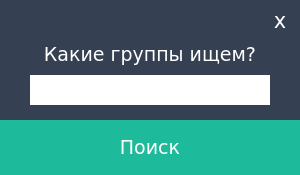
<?xml version="1.0" encoding="UTF-8"?>
<ui version="4.0">
 <class>Find</class>
 <widget class="QDialog" name="Find">
  <property name="geometry">
   <rect>
    <x>0</x>
    <y>0</y>
    <width>300</width>
    <height>175</height>
   </rect>
  </property>
  <property name="sizePolicy">
   <sizepolicy hsizetype="Fixed" vsizetype="Fixed">
    <horstretch>0</horstretch>
    <verstretch>0</verstretch>
   </sizepolicy>
  </property>
  <property name="minimumSize">
   <size>
    <width>300</width>
    <height>175</height>
   </size>
  </property>
  <property name="maximumSize">
   <size>
    <width>300</width>
    <height>175</height>
   </size>
  </property>
  <property name="font">
   <font>
    <family>Verdana</family>
    <pointsize>10</pointsize>
    <weight>50</weight>
    <bold>false</bold>
   </font>
  </property>
  <property name="windowTitle">
   <string/>
  </property>
  <property name="whatsThis">
   <string notr="true"/>
  </property>
  <property name="autoFillBackground">
   <bool>false</bool>
  </property>
  <property name="styleSheet">
   <string notr="true">QWidget{
	background-color:#354052
}</string>
  </property>
  <property name="sizeGripEnabled">
   <bool>false</bool>
  </property>
  <property name="modal">
   <bool>false</bool>
  </property>
  <widget class="QPushButton" name="pushButton">
   <property name="geometry">
    <rect>
     <x>0</x>
     <y>120</y>
     <width>300</width>
     <height>55</height>
    </rect>
   </property>
   <property name="palette">
    <palette>
     <active>
      <colorrole role="WindowText">
       <brush brushstyle="SolidPattern">
        <color alpha="255">
         <red>255</red>
         <green>255</green>
         <blue>255</blue>
        </color>
       </brush>
      </colorrole>
      <colorrole role="Button">
       <brush brushstyle="SolidPattern">
        <color alpha="255">
         <red>29</red>
         <green>186</green>
         <blue>155</blue>
        </color>
       </brush>
      </colorrole>
      <colorrole role="Midlight">
       <brush brushstyle="SolidPattern">
        <color alpha="255">
         <red>208</red>
         <green>227</green>
         <blue>227</blue>
        </color>
       </brush>
      </colorrole>
      <colorrole role="Text">
       <brush brushstyle="SolidPattern">
        <color alpha="255">
         <red>255</red>
         <green>255</green>
         <blue>255</blue>
        </color>
       </brush>
      </colorrole>
      <colorrole role="ButtonText">
       <brush brushstyle="SolidPattern">
        <color alpha="255">
         <red>255</red>
         <green>255</green>
         <blue>255</blue>
        </color>
       </brush>
      </colorrole>
      <colorrole role="Base">
       <brush brushstyle="SolidPattern">
        <color alpha="255">
         <red>29</red>
         <green>186</green>
         <blue>155</blue>
        </color>
       </brush>
      </colorrole>
      <colorrole role="Window">
       <brush brushstyle="SolidPattern">
        <color alpha="255">
         <red>29</red>
         <green>186</green>
         <blue>155</blue>
        </color>
       </brush>
      </colorrole>
     </active>
     <inactive>
      <colorrole role="WindowText">
       <brush brushstyle="SolidPattern">
        <color alpha="255">
         <red>255</red>
         <green>255</green>
         <blue>255</blue>
        </color>
       </brush>
      </colorrole>
      <colorrole role="Button">
       <brush brushstyle="SolidPattern">
        <color alpha="255">
         <red>29</red>
         <green>186</green>
         <blue>155</blue>
        </color>
       </brush>
      </colorrole>
      <colorrole role="Midlight">
       <brush brushstyle="SolidPattern">
        <color alpha="255">
         <red>208</red>
         <green>227</green>
         <blue>227</blue>
        </color>
       </brush>
      </colorrole>
      <colorrole role="Text">
       <brush brushstyle="SolidPattern">
        <color alpha="255">
         <red>255</red>
         <green>255</green>
         <blue>255</blue>
        </color>
       </brush>
      </colorrole>
      <colorrole role="ButtonText">
       <brush brushstyle="SolidPattern">
        <color alpha="255">
         <red>255</red>
         <green>255</green>
         <blue>255</blue>
        </color>
       </brush>
      </colorrole>
      <colorrole role="Base">
       <brush brushstyle="SolidPattern">
        <color alpha="255">
         <red>29</red>
         <green>186</green>
         <blue>155</blue>
        </color>
       </brush>
      </colorrole>
      <colorrole role="Window">
       <brush brushstyle="SolidPattern">
        <color alpha="255">
         <red>29</red>
         <green>186</green>
         <blue>155</blue>
        </color>
       </brush>
      </colorrole>
     </inactive>
     <disabled>
      <colorrole role="WindowText">
       <brush brushstyle="SolidPattern">
        <color alpha="255">
         <red>255</red>
         <green>255</green>
         <blue>255</blue>
        </color>
       </brush>
      </colorrole>
      <colorrole role="Button">
       <brush brushstyle="SolidPattern">
        <color alpha="255">
         <red>29</red>
         <green>186</green>
         <blue>155</blue>
        </color>
       </brush>
      </colorrole>
      <colorrole role="Midlight">
       <brush brushstyle="SolidPattern">
        <color alpha="255">
         <red>208</red>
         <green>227</green>
         <blue>227</blue>
        </color>
       </brush>
      </colorrole>
      <colorrole role="Text">
       <brush brushstyle="SolidPattern">
        <color alpha="255">
         <red>255</red>
         <green>255</green>
         <blue>255</blue>
        </color>
       </brush>
      </colorrole>
      <colorrole role="ButtonText">
       <brush brushstyle="SolidPattern">
        <color alpha="255">
         <red>255</red>
         <green>255</green>
         <blue>255</blue>
        </color>
       </brush>
      </colorrole>
      <colorrole role="Base">
       <brush brushstyle="SolidPattern">
        <color alpha="255">
         <red>29</red>
         <green>186</green>
         <blue>155</blue>
        </color>
       </brush>
      </colorrole>
      <colorrole role="Window">
       <brush brushstyle="SolidPattern">
        <color alpha="255">
         <red>29</red>
         <green>186</green>
         <blue>155</blue>
        </color>
       </brush>
      </colorrole>
     </disabled>
    </palette>
   </property>
   <property name="font">
    <font>
     <family>Verdana</family>
     <pointsize>14</pointsize>
     <weight>50</weight>
     <bold>false</bold>
    </font>
   </property>
   <property name="mouseTracking">
    <bool>false</bool>
   </property>
   <property name="contextMenuPolicy">
    <enum>Qt::DefaultContextMenu</enum>
   </property>
   <property name="autoFillBackground">
    <bool>false</bool>
   </property>
   <property name="styleSheet">
    <string notr="true">QPushButton{
	color:white;
	background-color:#1dba9b;
	border:none;
}
QPushButton:hover{
	background-color:#16967d;	
}
QPushButton:focus{outline: none;}</string>
   </property>
   <property name="text">
    <string>Поиск</string>
   </property>
   <property name="autoDefault">
    <bool>false</bool>
   </property>
   <property name="default">
    <bool>true</bool>
   </property>
   <property name="flat">
    <bool>false</bool>
   </property>
  </widget>
  <widget class="QLineEdit" name="lineEdit">
   <property name="geometry">
    <rect>
     <x>30</x>
     <y>75</y>
     <width>240</width>
     <height>30</height>
    </rect>
   </property>
   <property name="font">
    <font>
     <family>Verdana</family>
     <pointsize>11</pointsize>
    </font>
   </property>
   <property name="styleSheet">
    <string notr="true">QLineEdit{
	border:none;
	background-color:white;
}</string>
   </property>
   <property name="alignment">
    <set>Qt::AlignCenter</set>
   </property>
   <property name="placeholderText">
    <string/>
   </property>
  </widget>
  <widget class="QLabel" name="label">
   <property name="geometry">
    <rect>
     <x>0</x>
     <y>39</y>
     <width>300</width>
     <height>30</height>
    </rect>
   </property>
   <property name="font">
    <font>
     <family>Verdana</family>
     <pointsize>14</pointsize>
     <weight>50</weight>
     <bold>false</bold>
    </font>
   </property>
   <property name="styleSheet">
    <string notr="true">QWidget{
	color: white
}</string>
   </property>
   <property name="text">
    <string>Какие группы ищем?</string>
   </property>
   <property name="alignment">
    <set>Qt::AlignCenter</set>
   </property>
  </widget>
  <widget class="QPushButton" name="closeButton">
   <property name="geometry">
    <rect>
     <x>260</x>
     <y>0</y>
     <width>40</width>
     <height>40</height>
    </rect>
   </property>
   <property name="font">
    <font>
     <family>Verdana</family>
     <pointsize>16</pointsize>
     <weight>50</weight>
     <bold>false</bold>
    </font>
   </property>
   <property name="layoutDirection">
    <enum>Qt::LeftToRight</enum>
   </property>
   <property name="autoFillBackground">
    <bool>false</bool>
   </property>
   <property name="styleSheet">
    <string notr="true">QPushButton {	
padding-bottom: 0.4em;
background-color:#354052;
color: white;
border:none;	
}
QPushButton:hover {
padding-bottom: 0.4em;
background-color:#d2374a;
color:white;
}
QPushButton:focus {
outline:none;
}</string>
   </property>
   <property name="text">
    <string>x</string>
   </property>
   <property name="autoDefault">
    <bool>false</bool>
   </property>
   <property name="default">
    <bool>false</bool>
   </property>
  </widget>
 </widget>
 <resources/>
 <connections/>
</ui>
